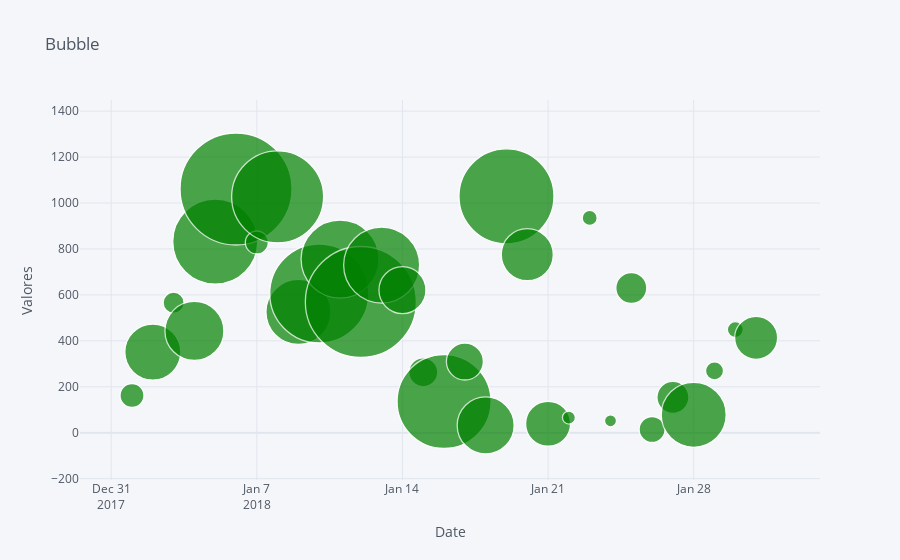

Notebook source saved alongside this figure:
### Markdown cell above
##### Gráfico bubble

### Code cell
#Filtrando janeiro de 2018 p/ não ficar mto poluído
df_plot = df[(df['Ano'] == 2018) & (df['Mês'] == 1)]

df_plot.iplot(kind='bubble',
              x='Date',
              y='valor_loc',
              size='valor_tamanho',
              color = 'green',
              title = 'Bubble',
              xTitle = 'Date',
              yTitle = 'Valores',
              text='valor_tamanho'
             )

### Figure 1 — Plotly figure (JSON) as saved in the notebook; plotly's stock layout.template omitted (floating-point values rounded to 4 significant figures)
{"data": [{"marker": {"color": ["green", "green", "green", "green", "green", "green", "green", "green", "green", "green", "green", "green", "green", "green", "green", "green", "green", "green", "green", "green", "green", "green", "green", "green", "green", "green", "green", "green", "green", "green", "green"], "line": {"width": 1.3}, "size": [24, 56, 21, 59, 85, 112, 23, 92, 65, 99, 78, 111, 76, 47, 29, 94, 37, 57, 95, 52, 45, 13, 15, 12, 31, 26, 32, 65, 18, 16, 43], "symbol": "circle"}, "mode": "markers", "text": ["186", "518", "160", "547", "814", "1080", "173", "884", "610", "953", "736", "1077", "717", "420", "234", "902", "317", "527", "915", "471", "398", "75", "94", "60", "254", "207", "272", "604", "123", "110", "381"], "type": "scatter", "x": ["2018-01-01", "2018-01-02", "2018-01-03", "2018-01-04", "2018-01-05", "2018-01-06", "2018-01-07", "2018-01-08", "2018-01-09", "2018-01-10", "2018-01-11", "2018-01-12", "2018-01-13", "2018-01-14", "2018-01-15", "2018-01-16", "2018-01-17", "2018-01-18", "2018-01-19", "2018-01-20", "2018-01-21", "2018-01-22", "2018-01-23", "2018-01-24", "2018-01-25", "2018-01-26", "2018-01-27", "2018-01-28", "2018-01-29", "2018-01-30", "2018-01-31"], "y": [162, 351, 566, 443, 832, 1061, 828, 1027, 526, 606, 756, 569, 730, 621, 263, 136, 310, 32, 1029, 775, 39, 66, 935, 52, 630, 14, 154, 78, 269, 449, 413]}], "layout": {"legend": {"bgcolor": "#F5F6F9", "font": {"color": "#4D5663"}}, "paper_bgcolor": "#F5F6F9", "plot_bgcolor": "#F5F6F9", "title": {"font": {"color": "#4D5663"}, "text": "Bubble"}, "xaxis": {"gridcolor": "#E1E5ED", "showgrid": true, "tickfont": {"color": "#4D5663"}, "title": {"font": {"color": "#4D5663"}, "text": "Date"}, "zerolinecolor": "#E1E5ED"}, "yaxis": {"gridcolor": "#E1E5ED", "showgrid": true, "tickfont": {"color": "#4D5663"}, "title": {"font": {"color": "#4D5663"}, "text": "Valores"}, "zerolinecolor": "#E1E5ED"}}}
